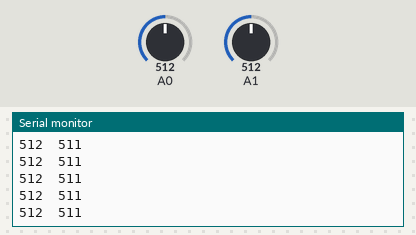
The sketch below on a simulated Arduino Uno, built with avr-gcc and run on an emulated ATmega328P. Shown: the last lines printed to the serial monitor. The inputs (shaded band) are chosen by the test bench; at power-on: A0 = 512, A1 = 512. No radio packets arrive unless stated.

Above: at 4.2 s.
4.3 s: A0 set to 984
At 4.34 s:
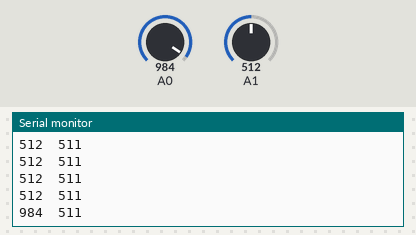
5.8 s: A0 set to 1014
At 5.8 s:
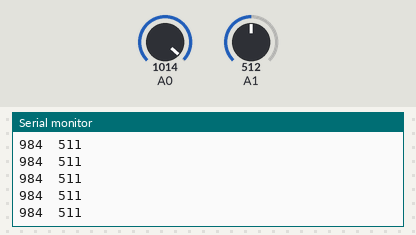
Timing chart, 0 to 8.8 s (numbered marks = the images above; inputs shaded):
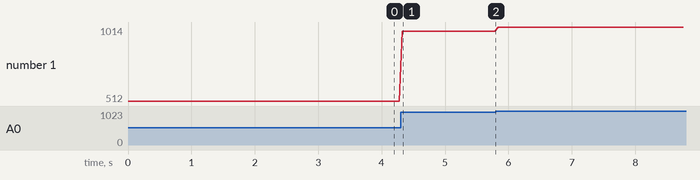

The sketch:

Transmitter_code.ino
```cpp
#include <string.h>
#include <SPI.h>
#include <nRF24L01.h>
#include <RF24.h>
RF24 radio(9,10); // CE, CSN
const byte address[6] = "15042";
//jugal was here.
void setup() {
  Serial.begin(9600);
  radio.begin();
  radio.openWritingPipe(address);
  radio.setPALevel(RF24_PA_MIN);
  radio.stopListening();

}

int data[2];
char str1[4],str2[4],str[8];

void loop() {

  data[0]=analogRead(A0);
  data[1]=1023-analogRead(A1);
  Serial.print(data[0]);
  Serial.print("\t");
  Serial.println(data[1]);

  /*sprintf(str1, "%04d", data[0]);
  sprintf(str2, "%04d", data[1]);
  strcpy(str, str1);
  strcat(str, str2);*/

  // Transmit the data
  radio.write(data, sizeof(data));
  delay(50);

}
```

Measured:
- after the input at 4.3 s, the serial monitor: prints a new line at once (image 1)
- plotted number 1: 512 → 984 after the input at 4.3 s, 984 → 1014 after the input at 5.8 s
